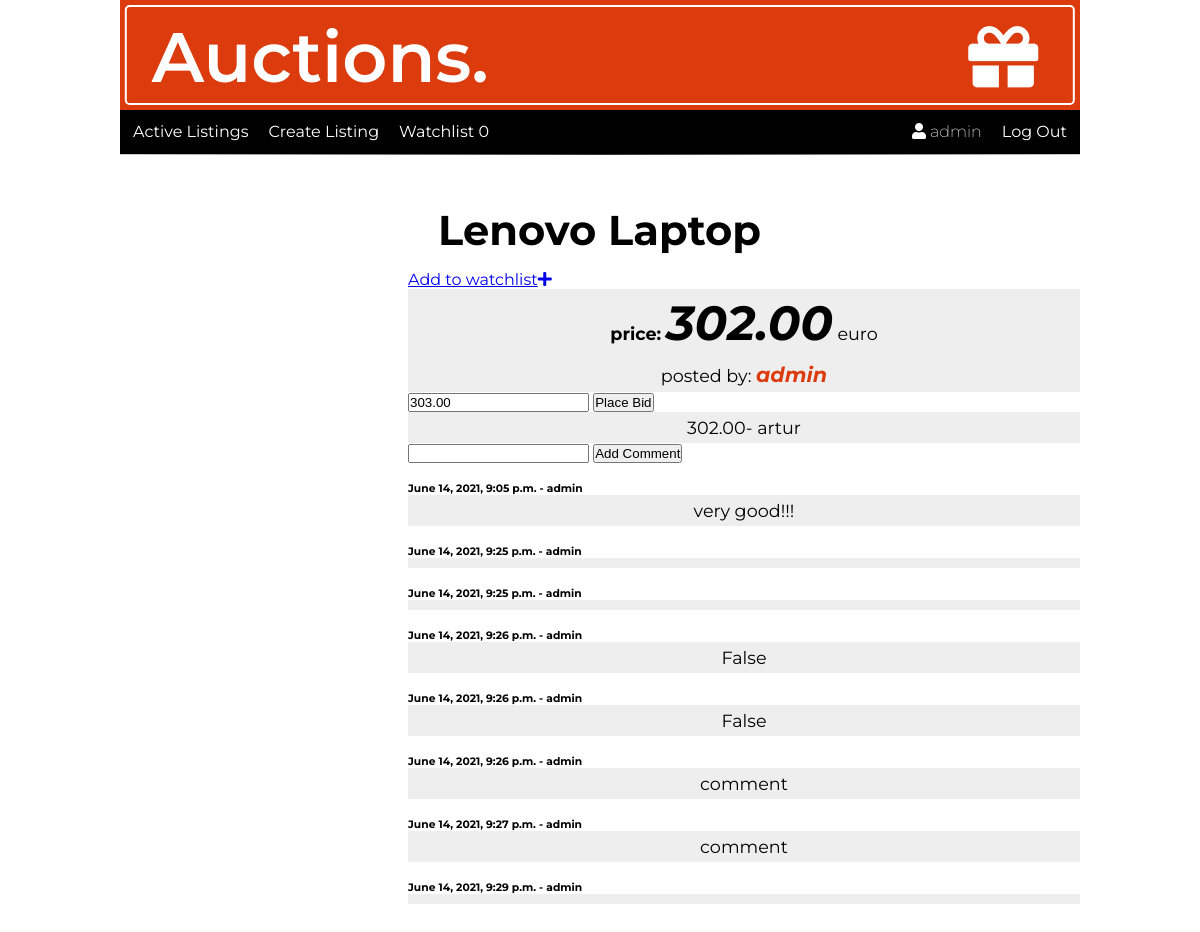
The page /item/1/ (signed in) on the database as committed earlier.
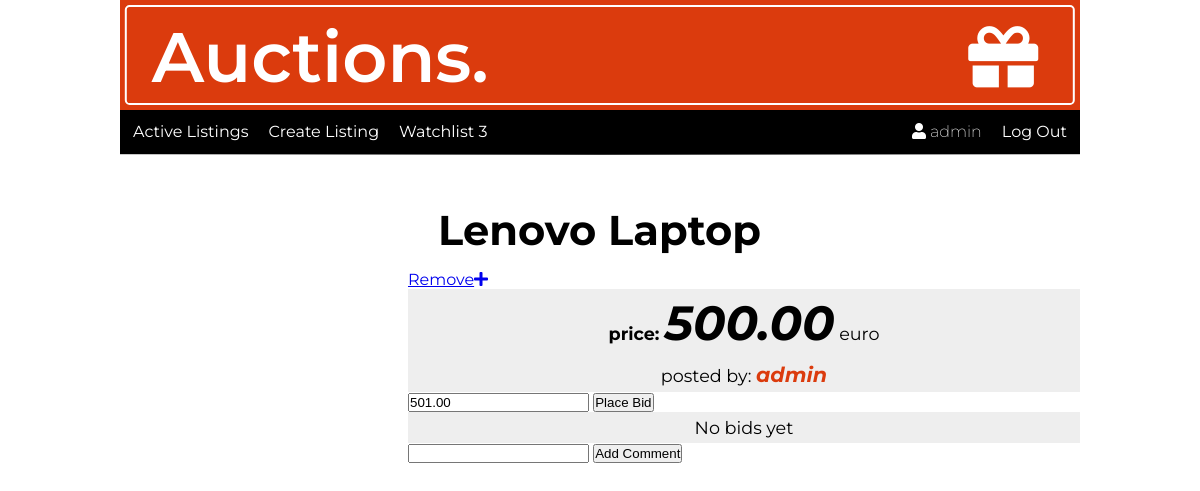
The same page on the database as committed later.
### auctions/models.py (models this page shows, shortened)
class Auction_listings(models.Model):
    image_url = models.CharField(max_length=1000)
    title = models.CharField(max_length=128)
    description = models.TextField(max_length=200)
    category = models.ForeignKey(Category, on_delete=models.CASCADE)
    price = models.DecimalField(decimal_places=2, max_digits=1000)
    created = models.DateTimeField(default=timezone.now, blank=True)
    author = models.ForeignKey(
        settings.AUTH_USER_MODEL, on_delete=models.CASCADE)
    active = models.BooleanField(default=True)

class Bid(models.Model):
    place_bid = models.DecimalField(decimal_places=2, max_digits=1000)
    author = models.ForeignKey(
        settings.AUTH_USER_MODEL, on_delete=models.CASCADE)
    date = models.DateTimeField(default=timezone.now)
    auction = models.ForeignKey(
        Auction_listings, on_delete=models.CASCADE)
    def __str__(self):
        return self.author.username

class User(AbstractUser):
    pass

class Comment(models.Model):
    author = models.ForeignKey(
        settings.AUTH_USER_MODEL, on_delete=models.CASCADE)
    date = models.DateTimeField(default=timezone.now)
    comment = models.CharField(max_length=256)
    auction = models.ForeignKey(
        Auction_listings, on_delete=models.CASCADE)

### auctions/views.py (the view)
# urls.py: path("item/<int:auction_id>/", views.item, name="item"),
def item(request, auction_id):
    auction = Auction_listings.objects.get(id=auction_id)
    bids = Bid.objects.filter(auction=auction)
    last_bid = Bid.objects.all().reverse().last()
    comments = Comment.objects.filter(auction=auction)
    watchlist = Watchlist.objects.filter(
        author=request.user, auction=auction).exists()
    if not request.user.is_authenticated:
        return HttpResponseRedirect(reverse("login"))
    actual_bid = auction.price
    if bids is not None:
        for bid in bids:
            if bid.place_bid > actual_bid:
                actual_bid = bid.place_bid
    return render(request, "auctions/item.html", {
        'auction': auction,
        'auction_id': auction_id,
        'bids': bids,
        'price': actual_bid,
        'min_bid': actual_bid+1,
        'last': last_bid,
        'comments': comments,
        'watchlist': watchlist
    })

### auctions/context_processors.py (called while the page is built)
def watchlist_all(request):
    watchlist = Watchlist.objects.filter(author=request.user)
    return {'watchlist_all': watchlist}

### auctions/templates/auctions/item.html (shortened to what this page needs)
{% extends "auctions/layout.html" %}
{% block body %}
<div class="containerItem">
    <div class="imageItem"><img src="{{auction.image_url}}" alt=""></div>
    <div class="detailsOfItem">
        <h2>{{auction.title}}</h2>
        {% if watchlist %}
        <a href="{% url 'watchlist_remove' auction_id %}">Remove<i class="fas fa-plus"></i></a>
        {% else %}
        <a href="{% url 'watchlist_add' auction_id %}">Add to watchlist<i class="fas fa-plus"></i></a>
        {% endif %}
        <p><strong>price: </strong> <span>{{price}}</span> euro</p>
        <p>posted by: <span id="author">{{auction.author}}</span></p>
        {% if auction.active and user.is_authenticated %}
        <form action="{% url 'bid' auction.id %}" method="post">
            <input type="number" name="bid" placeholder='Place a bid...' min='{{min_bid}}' value='{{min_bid}}'>
            <button class="btn btn-primary" type="submit">Place Bid</button>
        </form>
        {% endif %}
        {% for bid in bids %}
        {% if forloop.last %}
        <p>{{bid.place_bid}}- {{bid}}</p>
        {% endif %}
        {% empty %}
        <p>No bids yet</p>
        {% endfor %}
        <form action="{% url 'comment' auction.id %}" method="post">
            <input type="text" name='comment'>
            <button class="btn btn-primary" type="submit">Add Comment</button>
        </form>
        {% for comment in comments %}
        <div>
            <br>
            <h6>{{comment.date}} - {{comment.author}}</h6>
            <p>{{comment.comment}}</p>
        </div>
        {% endfor %}
    </div>
</div>
{% endblock %}

### auctions/templates/auctions/layout.html (shortened to what this page needs)
{% load static %}
<!DOCTYPE html>
<html lang="en">
<head>
    <link rel="stylesheet" href="https://cdnjs.cloudflare.com/ajax/libs/font-awesome/5.15.3/css/all.min.css"
 />
    <link href="{% static 'auctions/styles.css' %}" rel="stylesheet">
</head>
<body>
    <div class="container">
        <div class="logo">
            <div>
                <h1 class="logoText">Auctions. <i class="fas fa-gift"></i></h1>
            </div>
        </div>
        <nav>
            <ul class="nav nav-left">
                <li class="nav-item">
                    <a class="nav-link" href="{% url 'index' %}">Active Listings</a>
                </li>
                {% if user.is_authenticated %}
                <li class="nav-item">
                    <a href="{% url 'create' %}" class="nav-link">Create Listing</a>
                </li>
                <li class="nav-item">
                    <a href="{% url 'watchlist' %}" class="nav-link">Watchlist {{watchlist_all|length}}</a>
                </li>
                {%endif%}
            </ul>
            <ul class="nav nav-right">
                {% if user.is_authenticated %}
                <li class="nav-item user">
                    <i class="fas fa-user"></i>
                    {{ user.username }}
                </li>
                <li class="nav-item">
                    <a class="nav-link" href="{% url 'logout' %}">Log Out</a>
                </li>
                {% endif %}
            </ul>
        </nav>
        <hr>
        {% block body %}
        {% endblock %}
    </div>
</body>
</html>

Rows that differ between the two databases and show on the page:
removed Bid: place_bid "302.00", author.username "artur"
removed Comment: date "June 14, 2021, 9:05 p.m.", author "admin", comment "very good!!!"
removed Comment: date "June 14, 2021, 9:25 p.m.", author "admin"
removed Comment: date "June 14, 2021, 9:25 p.m.", author "admin"
removed Comment: date "June 14, 2021, 9:26 p.m.", author "admin", comment "False"
removed Comment: date "June 14, 2021, 9:26 p.m.", author "admin", comment "False"
removed Comment: date "June 14, 2021, 9:26 p.m.", author "admin", comment "comment"
removed Comment: date "June 14, 2021, 9:27 p.m.", author "admin", comment "comment"
removed Comment: date "June 14, 2021, 9:29 p.m.", author "admin"
changed Auction_listings "Lenovo Laptop": price "302.00" → "500.00"
Other text that changed with them:
{{ watchlist_all|length }}: "0" → "3"
form field bid: "303.00" → "501.00"
text no longer shown: "Add to watchlist"
text now shown: "Remove No bids yet"
